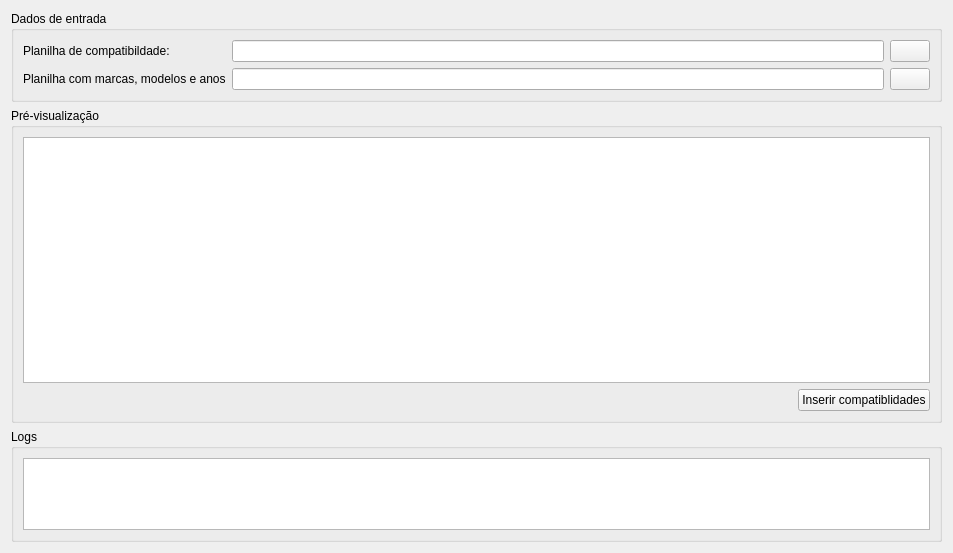
<?xml version="1.0" encoding="UTF-8"?>
<ui version="4.0">
 <class>FrmInserirCompatibilidadesMeli</class>
 <widget class="QWidget" name="FrmInserirCompatibilidadesMeli">
  <property name="geometry">
   <rect>
    <x>0</x>
    <y>0</y>
    <width>953</width>
    <height>553</height>
   </rect>
  </property>
  <property name="windowTitle">
   <string>Compatibilidades</string>
  </property>
  <property name="styleSheet">
   <string notr="true">QPushButton:hover:!pressed {
	border: 1px solid rgb(3, 33, 92);
	border-width: 2px;
}

QWidget{
	font: 10pt &quot;MS Shell Dlg 2&quot;;
}</string>
  </property>
  <layout class="QVBoxLayout" name="verticalLayout_2">
   <item>
    <widget class="QGroupBox" name="groupBox_2">
     <property name="title">
      <string>Dados de entrada</string>
     </property>
     <layout class="QHBoxLayout" name="horizontalLayout">
      <item>
       <layout class="QGridLayout" name="gridLayout">
        <item row="1" column="1">
         <widget class="QLineEdit" name="edtPlanilhaMarcaModelosAnos">
          <property name="readOnly">
           <bool>true</bool>
          </property>
         </widget>
        </item>
        <item row="1" column="0">
         <widget class="QLabel" name="label_2">
          <property name="text">
           <string>Planilha com marcas, modelos e anos</string>
          </property>
         </widget>
        </item>
        <item row="0" column="1">
         <widget class="QLineEdit" name="edtPlanilhaCompatibilidade">
          <property name="readOnly">
           <bool>true</bool>
          </property>
         </widget>
        </item>
        <item row="0" column="0">
         <widget class="QLabel" name="label">
          <property name="text">
           <string>Planilha de compatibildade:</string>
          </property>
         </widget>
        </item>
        <item row="0" column="2">
         <widget class="QPushButton" name="btnAbrirPlanilhaCompatibilidade">
          <property name="text">
           <string/>
          </property>
          <property name="icon">
           <iconset resource="../../../../resources.qrc">
            <normaloff>:/icones/icones/open.png</normaloff>:/icones/icones/open.png</iconset>
          </property>
         </widget>
        </item>
        <item row="1" column="2">
         <widget class="QPushButton" name="btnPlanilhaMarcaModelosAnos">
          <property name="text">
           <string/>
          </property>
          <property name="icon">
           <iconset resource="../../../../resources.qrc">
            <normaloff>:/icones/icones/open.png</normaloff>:/icones/icones/open.png</iconset>
          </property>
         </widget>
        </item>
       </layout>
      </item>
     </layout>
    </widget>
   </item>
   <item>
    <widget class="QGroupBox" name="groupBox_3">
     <property name="title">
      <string>Pré-visualização</string>
     </property>
     <layout class="QVBoxLayout" name="verticalLayout">
      <item>
       <widget class="QTableView" name="tblCompatibilidades">
        <property name="font">
         <font>
          <family>MS Shell Dlg 2</family>
          <pointsize>10</pointsize>
          <weight>50</weight>
          <italic>false</italic>
          <bold>false</bold>
         </font>
        </property>
        <property name="editTriggers">
         <set>QAbstractItemView::NoEditTriggers</set>
        </property>
        <property name="alternatingRowColors">
         <bool>true</bool>
        </property>
        <property name="gridStyle">
         <enum>Qt::DashLine</enum>
        </property>
       </widget>
      </item>
      <item>
       <layout class="QHBoxLayout" name="horizontalLayout_2">
        <item>
         <spacer name="horizontalSpacer">
          <property name="orientation">
           <enum>Qt::Horizontal</enum>
          </property>
          <property name="sizeHint" stdset="0">
           <size>
            <width>40</width>
            <height>20</height>
           </size>
          </property>
         </spacer>
        </item>
        <item>
         <widget class="QPushButton" name="btnInserirCompatibilidades">
          <property name="text">
           <string>Inserir compatiblidades</string>
          </property>
         </widget>
        </item>
       </layout>
      </item>
     </layout>
    </widget>
   </item>
   <item>
    <widget class="QGroupBox" name="gbxLogs">
     <property name="title">
      <string>Logs</string>
     </property>
     <property name="flat">
      <bool>false</bool>
     </property>
     <layout class="QHBoxLayout" name="horizontalLayout_3">
      <item>
       <widget class="QPlainTextEdit" name="txtLogs">
        <property name="sizePolicy">
         <sizepolicy hsizetype="Expanding" vsizetype="Fixed">
          <horstretch>0</horstretch>
          <verstretch>0</verstretch>
         </sizepolicy>
        </property>
        <property name="frameShape">
         <enum>QFrame::StyledPanel</enum>
        </property>
        <property name="frameShadow">
         <enum>QFrame::Sunken</enum>
        </property>
        <property name="sizeAdjustPolicy">
         <enum>QAbstractScrollArea::AdjustToContents</enum>
        </property>
        <property name="lineWrapMode">
         <enum>QPlainTextEdit::WidgetWidth</enum>
        </property>
        <property name="readOnly">
         <bool>true</bool>
        </property>
        <property name="tabStopDistance">
         <double>83.000000000000000</double>
        </property>
       </widget>
      </item>
     </layout>
    </widget>
   </item>
  </layout>
 </widget>
 <resources>
  <include location="../../../../resources.qrc"/>
 </resources>
 <connections/>
</ui>
